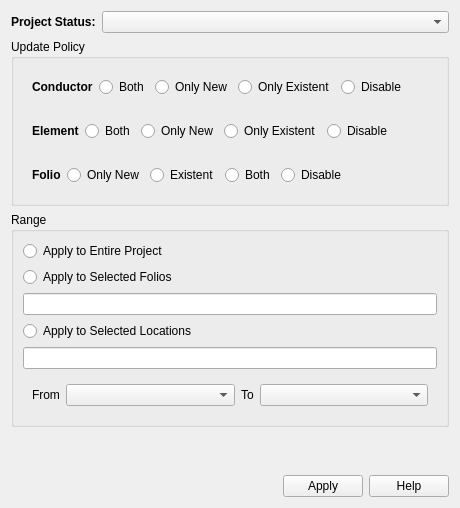
<?xml version="1.0" encoding="UTF-8"?>
<ui version="4.0">
 <class>AutoNumberingManagementW</class>
 <widget class="QWidget" name="AutoNumberingManagementW">
  <property name="geometry">
   <rect>
    <x>0</x>
    <y>0</y>
    <width>460</width>
    <height>508</height>
   </rect>
  </property>
  <property name="sizePolicy">
   <sizepolicy hsizetype="Minimum" vsizetype="Minimum">
    <horstretch>0</horstretch>
    <verstretch>0</verstretch>
   </sizepolicy>
  </property>
  <property name="minimumSize">
   <size>
    <width>460</width>
    <height>0</height>
   </size>
  </property>
  <layout class="QGridLayout" name="gridLayout_2">
   <item row="2" column="0" colspan="2">
    <widget class="QGroupBox" name="groupBox_2">
     <property name="title">
      <string>Range</string>
     </property>
     <layout class="QGridLayout" name="gridLayout_3">
      <item row="2" column="0">
       <widget class="QLineEdit" name="m_selected_folios_le">
        <property name="text">
         <string/>
        </property>
       </widget>
      </item>
      <item row="3" column="0">
       <widget class="QRadioButton" name="m_apply_locations_rb">
        <property name="text">
         <string>Apply to Selected Locations</string>
        </property>
       </widget>
      </item>
      <item row="1" column="0">
       <widget class="QRadioButton" name="m_apply_folios_rb">
        <property name="text">
         <string>Apply to Selected Folios</string>
        </property>
       </widget>
      </item>
      <item row="0" column="0">
       <widget class="QRadioButton" name="m_apply_project_rb">
        <property name="text">
         <string>Apply to Entire Project</string>
        </property>
       </widget>
      </item>
      <item row="4" column="0">
       <widget class="QLineEdit" name="m_selected_locations_le"/>
      </item>
      <item row="5" column="0">
       <widget class="QWidget" name="m_selected_folios_widget" native="true">
        <layout class="QHBoxLayout" name="horizontalLayout_5">
         <item>
          <widget class="QLabel" name="label_5">
           <property name="sizePolicy">
            <sizepolicy hsizetype="Minimum" vsizetype="Preferred">
             <horstretch>0</horstretch>
             <verstretch>0</verstretch>
            </sizepolicy>
           </property>
           <property name="text">
            <string>From</string>
           </property>
          </widget>
         </item>
         <item>
          <widget class="QComboBox" name="m_from_folios_cb">
           <property name="sizePolicy">
            <sizepolicy hsizetype="Expanding" vsizetype="Preferred">
             <horstretch>0</horstretch>
             <verstretch>0</verstretch>
            </sizepolicy>
           </property>
          </widget>
         </item>
         <item>
          <widget class="QLabel" name="label_6">
           <property name="sizePolicy">
            <sizepolicy hsizetype="Minimum" vsizetype="Preferred">
             <horstretch>0</horstretch>
             <verstretch>0</verstretch>
            </sizepolicy>
           </property>
           <property name="text">
            <string>To</string>
           </property>
          </widget>
         </item>
         <item>
          <widget class="QComboBox" name="m_to_folios_cb">
           <property name="sizePolicy">
            <sizepolicy hsizetype="Expanding" vsizetype="Fixed">
             <horstretch>0</horstretch>
             <verstretch>0</verstretch>
            </sizepolicy>
           </property>
          </widget>
         </item>
        </layout>
       </widget>
      </item>
     </layout>
    </widget>
   </item>
   <item row="4" column="0" colspan="2">
    <widget class="QDialogButtonBox" name="buttonBox">
     <property name="sizePolicy">
      <sizepolicy hsizetype="Minimum" vsizetype="Fixed">
       <horstretch>0</horstretch>
       <verstretch>0</verstretch>
      </sizepolicy>
     </property>
     <property name="standardButtons">
      <set>QDialogButtonBox::Apply|QDialogButtonBox::Help</set>
     </property>
    </widget>
   </item>
   <item row="0" column="0">
    <widget class="QLabel" name="label">
     <property name="sizePolicy">
      <sizepolicy hsizetype="Minimum" vsizetype="Preferred">
       <horstretch>0</horstretch>
       <verstretch>0</verstretch>
      </sizepolicy>
     </property>
     <property name="font">
      <font>
       <weight>75</weight>
       <bold>true</bold>
      </font>
     </property>
     <property name="text">
      <string>Project Status:</string>
     </property>
    </widget>
   </item>
   <item row="1" column="0" colspan="2">
    <widget class="QGroupBox" name="groupBox">
     <property name="title">
      <string>Update Policy</string>
     </property>
     <layout class="QVBoxLayout" name="verticalLayout_2">
      <item>
       <widget class="QWidget" name="conductorWidget" native="true">
        <layout class="QHBoxLayout" name="conductor_hl">
         <item>
          <widget class="QLabel" name="label_2">
           <property name="font">
            <font>
             <weight>75</weight>
             <bold>true</bold>
            </font>
           </property>
           <property name="text">
            <string>Conductor</string>
           </property>
          </widget>
         </item>
         <item>
          <widget class="QRadioButton" name="m_both_conductor_rb">
           <property name="text">
            <string>Both</string>
           </property>
           <property name="autoExclusive">
            <bool>true</bool>
           </property>
          </widget>
         </item>
         <item>
          <widget class="QRadioButton" name="m_new_conductor_rb">
           <property name="text">
            <string>Only New</string>
           </property>
           <property name="autoExclusive">
            <bool>true</bool>
           </property>
          </widget>
         </item>
         <item>
          <widget class="QRadioButton" name="m_existent_conductor_rb">
           <property name="text">
            <string>Only Existent</string>
           </property>
           <property name="autoExclusive">
            <bool>true</bool>
           </property>
          </widget>
         </item>
         <item>
          <widget class="QRadioButton" name="m_disable_conductor_rb">
           <property name="text">
            <string>Disable</string>
           </property>
          </widget>
         </item>
         <item>
          <spacer name="horizontalSpacer">
           <property name="orientation">
            <enum>Qt::Horizontal</enum>
           </property>
           <property name="sizeHint" stdset="0">
            <size>
             <width>40</width>
             <height>20</height>
            </size>
           </property>
          </spacer>
         </item>
        </layout>
       </widget>
      </item>
      <item>
       <widget class="QWidget" name="elementWidget" native="true">
        <property name="sizePolicy">
         <sizepolicy hsizetype="Minimum" vsizetype="Preferred">
          <horstretch>0</horstretch>
          <verstretch>0</verstretch>
         </sizepolicy>
        </property>
        <layout class="QHBoxLayout" name="element_hl">
         <item>
          <widget class="QLabel" name="label_3">
           <property name="font">
            <font>
             <weight>75</weight>
             <bold>true</bold>
            </font>
           </property>
           <property name="text">
            <string>Element</string>
           </property>
          </widget>
         </item>
         <item>
          <widget class="QRadioButton" name="m_both_element_rb">
           <property name="sizePolicy">
            <sizepolicy hsizetype="Preferred" vsizetype="Fixed">
             <horstretch>0</horstretch>
             <verstretch>0</verstretch>
            </sizepolicy>
           </property>
           <property name="text">
            <string>Both</string>
           </property>
           <property name="autoExclusive">
            <bool>true</bool>
           </property>
          </widget>
         </item>
         <item>
          <widget class="QRadioButton" name="m_new_element_rb">
           <property name="sizePolicy">
            <sizepolicy hsizetype="Preferred" vsizetype="Fixed">
             <horstretch>0</horstretch>
             <verstretch>0</verstretch>
            </sizepolicy>
           </property>
           <property name="text">
            <string>Only New</string>
           </property>
           <property name="autoExclusive">
            <bool>true</bool>
           </property>
          </widget>
         </item>
         <item>
          <widget class="QRadioButton" name="m_existent_element_rb">
           <property name="sizePolicy">
            <sizepolicy hsizetype="Preferred" vsizetype="Fixed">
             <horstretch>0</horstretch>
             <verstretch>0</verstretch>
            </sizepolicy>
           </property>
           <property name="text">
            <string>Only Existent</string>
           </property>
           <property name="autoExclusive">
            <bool>true</bool>
           </property>
          </widget>
         </item>
         <item>
          <widget class="QRadioButton" name="m_disable_element_rb">
           <property name="sizePolicy">
            <sizepolicy hsizetype="Preferred" vsizetype="Fixed">
             <horstretch>0</horstretch>
             <verstretch>0</verstretch>
            </sizepolicy>
           </property>
           <property name="text">
            <string>Disable</string>
           </property>
          </widget>
         </item>
         <item>
          <spacer name="horizontalSpacer_2">
           <property name="orientation">
            <enum>Qt::Horizontal</enum>
           </property>
           <property name="sizeHint" stdset="0">
            <size>
             <width>40</width>
             <height>20</height>
            </size>
           </property>
          </spacer>
         </item>
        </layout>
       </widget>
      </item>
      <item>
       <widget class="QWidget" name="folioWidget" native="true">
        <property name="font">
         <font>
          <weight>50</weight>
          <bold>false</bold>
          <kerning>true</kerning>
         </font>
        </property>
        <layout class="QHBoxLayout" name="folio_hl">
         <item>
          <widget class="QLabel" name="label_4">
           <property name="font">
            <font>
             <weight>75</weight>
             <bold>true</bold>
            </font>
           </property>
           <property name="text">
            <string>Folio</string>
           </property>
          </widget>
         </item>
         <item>
          <widget class="QRadioButton" name="m_new_folio_rb">
           <property name="text">
            <string>Only New</string>
           </property>
           <property name="autoExclusive">
            <bool>true</bool>
           </property>
          </widget>
         </item>
         <item>
          <widget class="QRadioButton" name="m_existent_folio_rb">
           <property name="text">
            <string>Existent</string>
           </property>
           <property name="autoExclusive">
            <bool>true</bool>
           </property>
          </widget>
         </item>
         <item>
          <widget class="QRadioButton" name="m_both_folio_rb">
           <property name="text">
            <string>Both</string>
           </property>
           <property name="autoExclusive">
            <bool>true</bool>
           </property>
          </widget>
         </item>
         <item>
          <widget class="QRadioButton" name="m_disable_folio_rb">
           <property name="text">
            <string>Disable</string>
           </property>
          </widget>
         </item>
         <item>
          <spacer name="horizontalSpacer_3">
           <property name="orientation">
            <enum>Qt::Horizontal</enum>
           </property>
           <property name="sizeHint" stdset="0">
            <size>
             <width>40</width>
             <height>20</height>
            </size>
           </property>
          </spacer>
         </item>
        </layout>
       </widget>
      </item>
     </layout>
    </widget>
   </item>
   <item row="0" column="1">
    <widget class="QComboBox" name="m_status_cb">
     <property name="sizePolicy">
      <sizepolicy hsizetype="Expanding" vsizetype="Fixed">
       <horstretch>0</horstretch>
       <verstretch>0</verstretch>
      </sizepolicy>
     </property>
     <property name="sizeAdjustPolicy">
      <enum>QComboBox::AdjustToContents</enum>
     </property>
    </widget>
   </item>
   <item row="3" column="0">
    <spacer name="verticalSpacer">
     <property name="orientation">
      <enum>Qt::Vertical</enum>
     </property>
     <property name="sizeHint" stdset="0">
      <size>
       <width>20</width>
       <height>40</height>
      </size>
     </property>
    </spacer>
   </item>
  </layout>
 </widget>
 <resources/>
 <connections/>
</ui>
